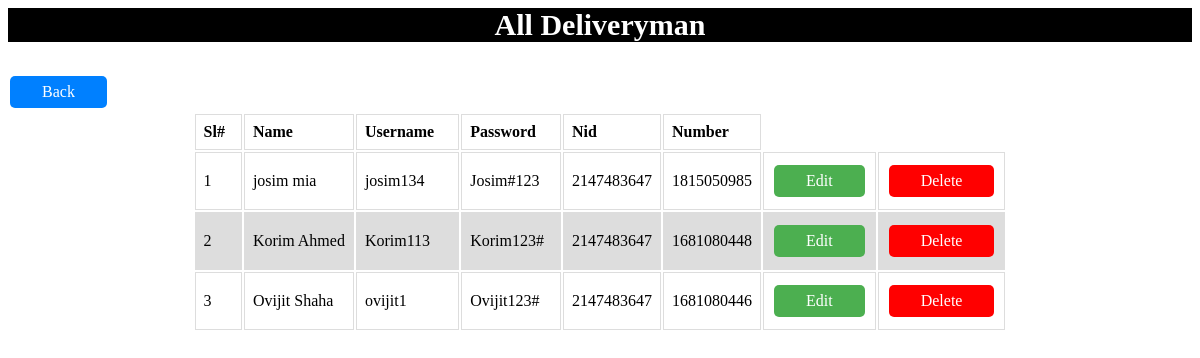
/alldeliv.php, run on the app's committed database.
### tables this page shows
CREATE TABLE `deliv` (
  `id` int(5) NOT NULL,
  `name` varchar(50) NOT NULL,
  `username` varchar(50) NOT NULL,
  `password` varchar(10) NOT NULL,
  `nid` int(20) NOT NULL,
  `num` int(11) NOT NULL
);

### models/db_config.php (called while the page is built, shortened)
<?php
	$db_server="localhost";
	$db_uname="root";
	$db_pass="";
	$db_name="final_p";
	function get($query){
		global $db_server,$db_uname,$db_pass,$db_name;
		$conn = mysqli_connect($db_server,$db_uname,$db_pass,$db_name);
		$data = array();
		if($conn){
			$result = mysqli_query($conn,$query);
			while($row = mysqli_fetch_assoc($result)){
				$data[] = $row;
			}
		}
		return $data;
	}
?>

### controllers/DeliverymanController.php (called while the page is built, shortened)
<?php
	include 'models/db_config.php';
	function getAllOwners(){
		$query = "select * from deliv order by name asc";
		$rs = get($query);
		return $rs;
	}
?>

### alldeliv.php (the view, shortened to what this page needs)
<?php
	include 'controllers/DeliverymanController.php';
	$ownerr = getAllOwners();
?>
<html>
             <head>
			 <link rel="stylesheet" href="style/login.css">
			 </head>
<body>
         <div>
			<h3 class="header">All Deliveryman </h3>
			</div>
			<div>
			<a  href="deliveryman.php" class ="red2">Back</a>
			</div>
<div align = "center">
	<table class="">
		<thead>
			<th>Sl# &nbsp </th>
			<th>Name &nbsp &nbsp   </th>
			<th>Username &nbsp &nbsp </th>
			<th>Password &nbsp &nbsp </th>
			<th>Nid &nbsp &nbsp </th>
			<th>Number</th>
		</thead>
		<tbody>
			<?php
				$i=1;
				foreach($ownerr as $o){
					$id = $o["id"];
					echo "<tr>";
						echo "<td>$i</td>";
						echo "<td>".$o["name"]. "</td>" ;
						echo "<td>".$o["username"]. "</td>";
						echo "<td>".$o["password"]. "</td>";
						echo "<td>".$o["nid"]. "</td>";
						echo "<td>".$o["num"]. "</td>";
						echo '<td><a href="editdeliv.php?id='.$id.'" class="red"> Edit</a></td>';
						echo '<td><a href="delete_deliv.php?id='.$id.'"  class="red1">Delete</td>';
					echo "</tr>";
					$i++;
				}
			?>
		</tbody>
	</table>
</div>
</body>
</html>

### style/login.css (style rules this page uses)
.header { background-color:Black; color:white; text-align :center; font-size: 30px; }

### alldeliv.php (style rules this page uses)
.red { background-color: #4CAF50; border: none; color: white; padding: 7px 32px; text-align: center; text-decoration: none; display: inline-block; font-size: 16px; margin: 4px 2px; cursor: pointer; border-radius: 5px; }
.red1 { background-color: #ff0000; border: none; color: white; padding: 7px 32px; text-align: center; text-decoration: none; display: inline-block; font-size: 16px; margin: 4px 2px; cursor: pointer; border-radius: 5px; }
.red2 { background-color: #0080ff; border: none; color: white; padding: 7px 32px; text-align: center; text-decoration: none; display: inline-block; font-size: 16px; margin: 4px 2px; cursor: pointer; border-radius: 5px; }
td, th { border: 1px solid #dddddd; text-align: left; padding: 8px; }
tr:nth-child(even) { background-color: #dddddd; }

### data on the page
deliv: name "josim mia", username "josim134", password "Josim#123", nid "2147483647", num "1815050985"
deliv: name "Korim Ahmed", username "Korim113", password "Korim123#", nid "2147483647", num "1681080448"
deliv: name "Ovijit Shaha", username "ovijit1", password "Ovijit123#", nid "2147483647", num "1681080446"
